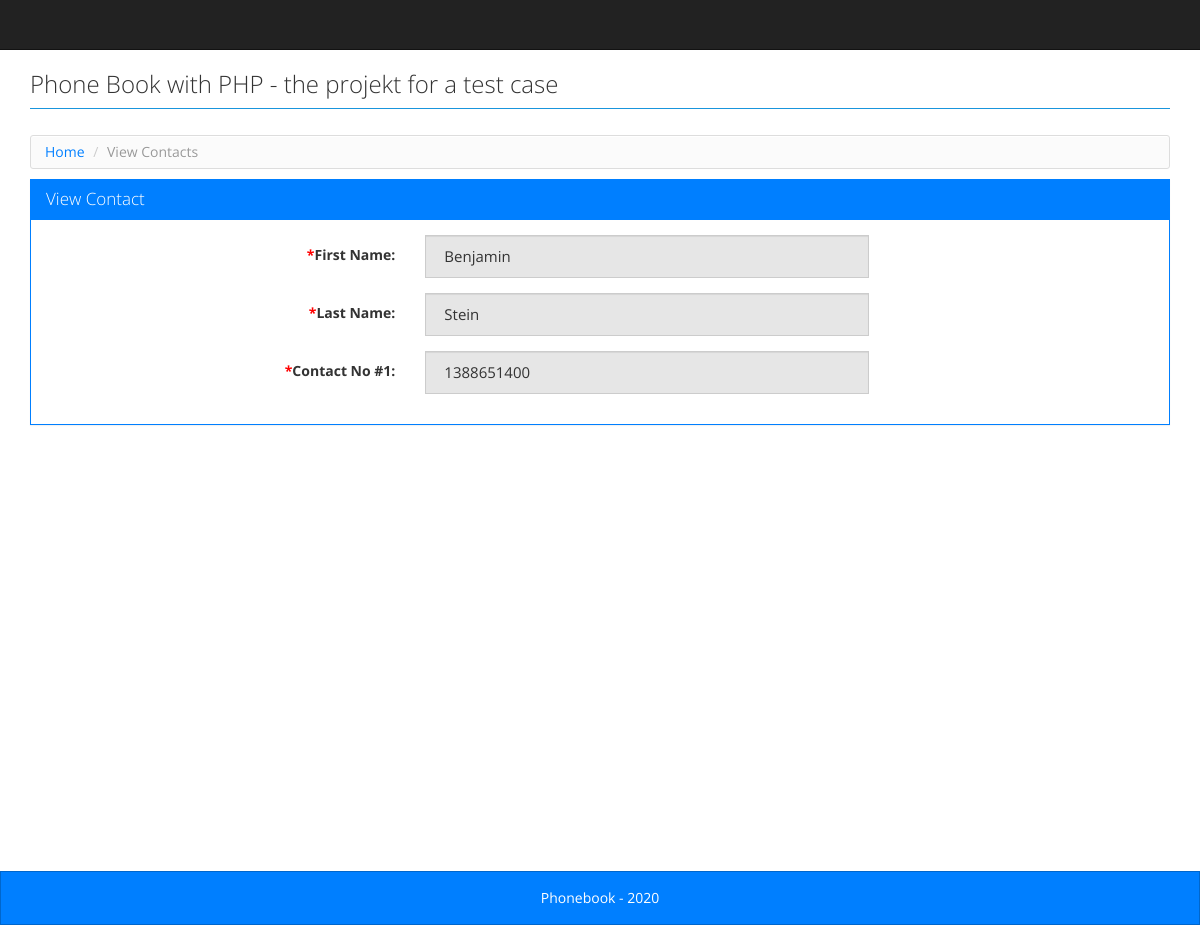
The page /view_contacts.php?cid=27 on the database its author committed.
### tables this page shows
CREATE TABLE `tbl_contacts` (
  `contact_id` int(11) NOT NULL,
  `first_name` varchar(255) NOT NULL,
  `last_name` varchar(255) NOT NULL,
  `contact_no1` varchar(255) NOT NULL
);

### view_contacts.php (the view)
<?php
  require_once("config.php");
  include("header.php");
  try {
     $sql = "SELECT * FROM tbl_contacts WHERE 1 AND contact_id = :cid";
     $stmt = $DB->prepare($sql);
     $stmt->bindValue(":cid", intval($_GET["cid"]));
     $stmt->execute();
     $results = $stmt->fetchAll();
  } catch (Exception $ex) {
      	echo $ex->getMessage();
  }
?>
<div class="row">
  <ul class="breadcrumb">
      <li><a href="index.php">Home</a></li>
      <li class="active">View Contacts</li>
    </ul>
</div>
<div class="row">
  <div class="panel panel-primary">
    <div class="panel-heading">
      <h3 class="panel-title">View Contact</h3>
    </div>
    <div class="panel-body">
      <form class="form-horizontal" name="contact_form" id="contact_form" enctype="multipart/form-data" method="post" action="process_form.php">
        <fieldset>
          <div class="form-group">
            <label class="col-lg-4 control-label" for="first_name"><span class="required">*</span>First Name:</label>
            <div class="col-lg-5">
              <input type="text" readonly="" placeholder="First Name" value="<?php echo $results[0]["first_name"] ?>" id="first_name" class="form-control" name="first_name"><span id="first_name_err" class="error"></span>
            </div>
          </div>
          <div class="form-group">
            <label class="col-lg-4 control-label" for="last_name"><span class="required">*</span>Last Name:</label>
            <div class="col-lg-5">
              <input type="text" readonly="" value="<?php echo $results[0]["last_name"] ?>" placeholder="Last Name" id="last_name" class="form-control" name="last_name"><span id="last_name_err" class="error"></span>
            </div>
          </div>
          <div class="form-group">
            <label class="col-lg-4 control-label" for="contact_no1"><span class="required">*</span>Contact No #1:</label>
            <div class="col-lg-5">
              <input type="text" readonly="" value="<?php echo $results[0]["contact_no1"] ?>" placeholder="Contact Number" id="contact_no1" class="form-control" name="contact_no1"><span id="contact_no1_err" class="error"></span>
            </div>
          </div>
        </fieldset>
      </form>
    </div>
  </div>
</div>
<?php
  include("footer.php");
?>

### style.css (style rules this page uses)
html, body { height: 100%; }
body { font-size: 14px; line-height: 18px; }
.mainbody .row { margin: 0px; }
.panel-body { width: 100%; margin: 0 auto; }
.breadcrumb { background-color: #FBFBFB; background-image: -moz-linear-gradient(center top , #FFFFFF, #F5F5F5); background-repeat: repeat-x; border: 1px solid #DDDDDD; border-radius: 3px; box-shadow: 0 1px 0 #FFFFFF inset; list-style: none outside none; margin: 5px 0 10px 0; padding: 7px 14px; }
.breadcrumb li { display: inline-block; text-shadow: 0 1px 0 #FFFFFF; }
.required { color: #f00; }

### rows shown on the page
tbl_contacts: first_name "Benjamin", last_name "Stein", contact_no1 "1388651400"
